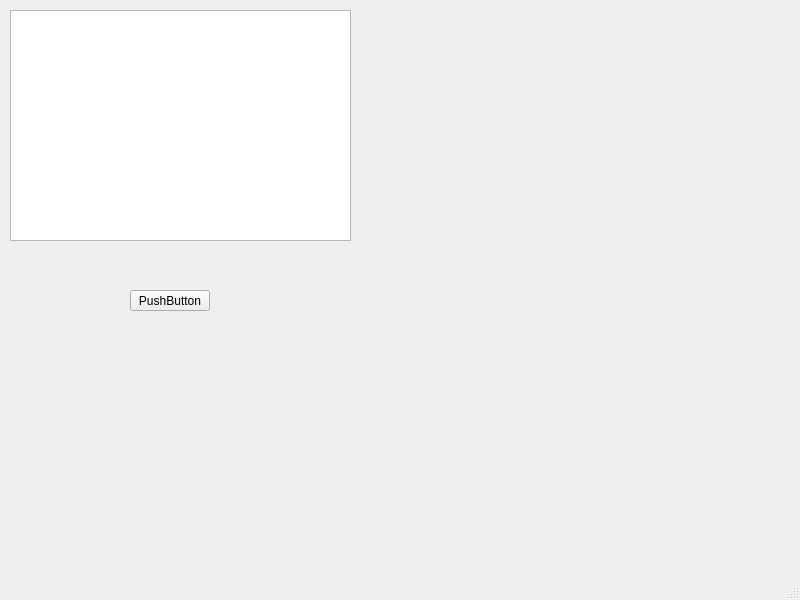
<?xml version="1.0" encoding="UTF-8"?>
<ui version="4.0">
 <class>Server</class>
 <widget class="QMainWindow" name="Server">
  <property name="geometry">
   <rect>
    <x>0</x>
    <y>0</y>
    <width>800</width>
    <height>600</height>
   </rect>
  </property>
  <property name="windowTitle">
   <string>Server</string>
  </property>
  <widget class="QWidget" name="centralwidget">
   <widget class="QPushButton" name="pushButton">
    <property name="geometry">
     <rect>
      <x>130</x>
      <y>290</y>
      <width>80</width>
      <height>21</height>
     </rect>
    </property>
    <property name="text">
     <string>PushButton</string>
    </property>
   </widget>
   <widget class="QTextEdit" name="textEdit">
    <property name="geometry">
     <rect>
      <x>10</x>
      <y>10</y>
      <width>341</width>
      <height>231</height>
     </rect>
    </property>
   </widget>
  </widget>
  <widget class="QMenuBar" name="menubar">
   <property name="geometry">
    <rect>
     <x>0</x>
     <y>0</y>
     <width>800</width>
     <height>20</height>
    </rect>
   </property>
  </widget>
  <widget class="QStatusBar" name="statusbar"/>
 </widget>
 <resources/>
 <connections/>
</ui>
